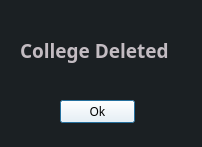
<?xml version="1.0" encoding="UTF-8"?>
<ui version="4.0">
 <class>dlgCollegeDeleted</class>
 <widget class="QDialog" name="dlgCollegeDeleted">
  <property name="geometry">
   <rect>
    <x>0</x>
    <y>0</y>
    <width>202</width>
    <height>147</height>
   </rect>
  </property>
  <property name="minimumSize">
   <size>
    <width>202</width>
    <height>147</height>
   </size>
  </property>
  <property name="maximumSize">
   <size>
    <width>202</width>
    <height>147</height>
   </size>
  </property>
  <property name="windowTitle">
   <string>College Added</string>
  </property>
  <property name="styleSheet">
   <string notr="true">background: #1b2023;
</string>
  </property>
  <widget class="QPushButton" name="btnDlgCollegeDeleted">
   <property name="geometry">
    <rect>
     <x>60</x>
     <y>100</y>
     <width>75</width>
     <height>23</height>
    </rect>
   </property>
   <property name="font">
    <font>
     <family>JetBrains Mono</family>
     <pointsize>9</pointsize>
    </font>
   </property>
   <property name="styleSheet">
    <string notr="true">background: white;
</string>
   </property>
   <property name="text">
    <string>Ok</string>
   </property>
  </widget>
  <widget class="QLabel" name="txtCollegeDeleted">
   <property name="geometry">
    <rect>
     <x>20</x>
     <y>10</y>
     <width>171</width>
     <height>81</height>
    </rect>
   </property>
   <property name="font">
    <font>
     <family>JetBrains Mono</family>
     <pointsize>14</pointsize>
     <weight>75</weight>
     <bold>true</bold>
    </font>
   </property>
   <property name="styleSheet">
    <string notr="true">color: #c3bcc2;</string>
   </property>
   <property name="text">
    <string>College Deleted</string>
   </property>
  </widget>
 </widget>
 <resources/>
 <connections/>
</ui>
